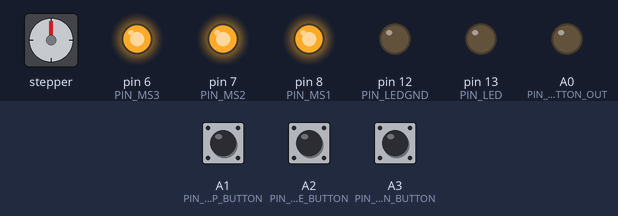
This sketch was run on a simulated Arduino Uno, built with avr-gcc and run on an emulated ATmega328P. Shown: stepper motor, output pins drawn as LEDs (lit = HIGH). The inputs (shaded band) are chosen by the test bench; at power-on: A2 (PIN_HOME_BUTTON) HIGH, A3 (PIN_RUN_BUTTON) HIGH, A1 (PIN_STEP_BUTTON) HIGH. Stepper angles assume 200 steps per turn; pins used as bus, display or sensor lines are not drawn.

Above: at 1.2 s.
1.3 s: A2 (PIN_HOME_BUTTON) pulled LOW for 0.15 s
At 4.05 s:
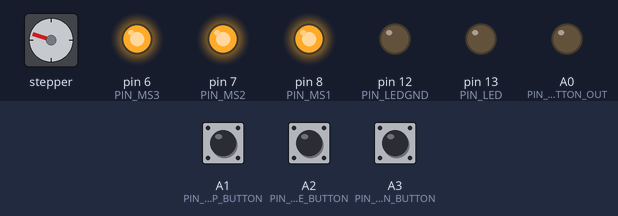
4.3 s: A3 (PIN_RUN_BUTTON) pulled LOW for 0.15 s
At 4.45 s:
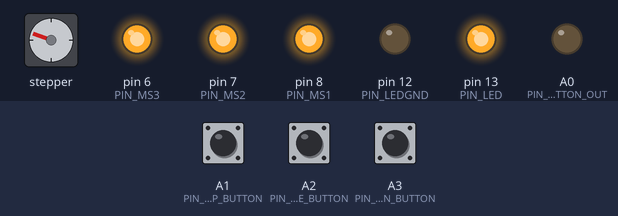
7.3 s: A1 (PIN_STEP_BUTTON) pulled LOW for 0.15 s
At 9.1 s:
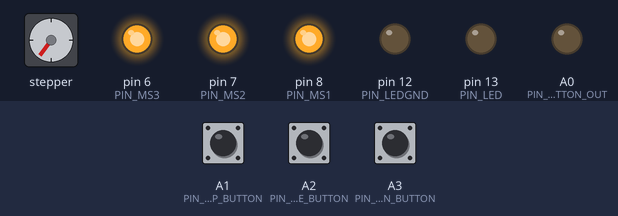
10.3 s: A2 (PIN_HOME_BUTTON) pulled LOW for 1 s
At 13.4 s:
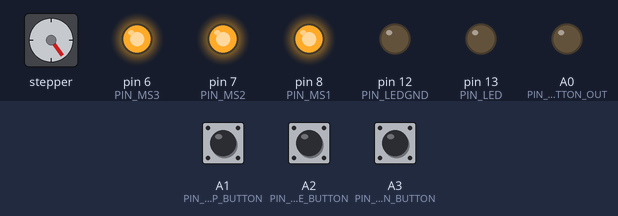
14.3 s: A1 (PIN_STEP_BUTTON) pulled LOW for 1 s
At 14.9 s:
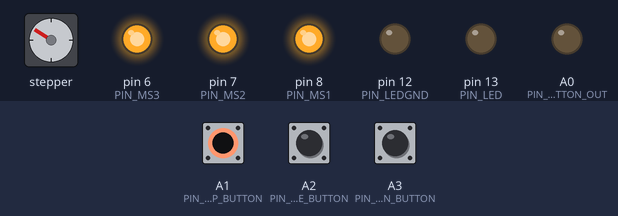
16.8 s: A3 (PIN_RUN_BUTTON) pulled LOW for 1 s
At 16.95 s:
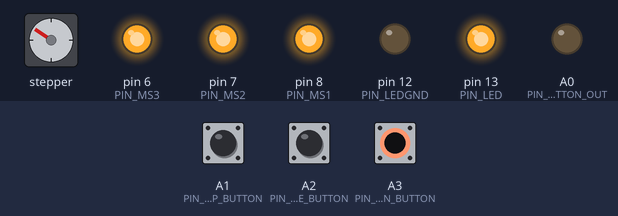
Timing chart, 0 to 20.8 s (numbered marks = the images above; inputs shaded):
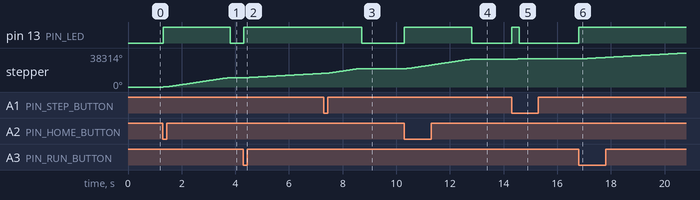

Measured:
- after the input at 1.3 s, pin 13 (PIN_LED): LOW → HIGH at once, → LOW 2.5 s later; stepper: turns 10368° clockwise in 2.5 s, starting at once
- after the input at 4.3 s, pin 13 (PIN_LED): LOW → HIGH at once; stepper: keeps turning clockwise at about 1676°/s, starting at once
- after the input at 7.3 s, pin 13 (PIN_LED): HIGH → LOW after 1.4 s
- after the input at 10.3 s, pin 13 (PIN_LED): LOW → HIGH at once, → LOW 2.5 s later; stepper: turns 10368° clockwise in 2.5 s, starting at once
- after the input at 14.3 s, pin 13 (PIN_LED): LOW → HIGH at once, → LOW 0.28 s later; stepper: turns 518° clockwise in 0.28 s, starting at once
- after the input at 16.8 s, pin 13 (PIN_LED): LOW → HIGH at once; stepper: keeps turning clockwise at about 1676°/s, starting at once

The sketch:

Indexer.ino
```cpp
#include <Arduino.h>
#include <AccelStepper.h>
#include "button.h"

#define PIN_DIR    2
#define PIN_STEP   3
#define PIN_SLEEP  4
#define PIN_RESET  5
#define PIN_MS3    6
#define PIN_MS2    7
#define PIN_MS1    8
#define PIN_ENABLE 9
#define PIN_LEDGND 12
#define PIN_LED    13

#define PIN_BUTTON_OUT   A0
#define PIN_STEP_BUTTON  A1
#define PIN_RUN_BUTTON   A3
#define PIN_HOME_BUTTON  A2


#define FULL_ROTATION_STEPS ((200L/20L)*36L*16L) // 200 steps, 20/36 belt ratio, 16 microsteps
#define NUM_INDEX 20
#define INDEX_STEPS (FULL_ROTATION_STEPS/NUM_INDEX)
#define RUN_SPEED (FULL_ROTATION_STEPS / 5L)
#define MOVE_SPEED (FULL_ROTATION_STEPS * 2L)

#define MODE_STEP 0
#define MODE_RUN 1

void doStep();
void doRun();
void doHome();

Button buttons[] = {
  Button(PIN_STEP_BUTTON, doStep),
  Button(PIN_RUN_BUTTON, doRun),
  Button(PIN_HOME_BUTTON, doHome)
};
int num_buttons = sizeof(buttons)/sizeof(Button);

int mode = MODE_STEP;
long targetPosition = 0;

AccelStepper stepper(AccelStepper::DRIVER, PIN_STEP, PIN_DIR);

void setup() {
  pinMode(PIN_MS1, OUTPUT);
  pinMode(PIN_MS2, OUTPUT);
  pinMode(PIN_MS3, OUTPUT);
  pinMode(PIN_SLEEP, OUTPUT);
  pinMode(PIN_RESET, OUTPUT);


  pinMode(PIN_BUTTON_OUT, OUTPUT);
  digitalWrite(PIN_BUTTON_OUT, 0);
  pinMode(PIN_STEP_BUTTON, INPUT_PULLUP);
  pinMode(PIN_RUN_BUTTON, INPUT_PULLUP);
  pinMode(PIN_HOME_BUTTON, INPUT_PULLUP);

  pinMode(PIN_LED, OUTPUT);
  pinMode(PIN_LEDGND, OUTPUT);
  digitalWrite(PIN_LEDGND, LOW);

  digitalWrite(PIN_SLEEP, 1);
  digitalWrite(PIN_RESET, 1);
  digitalWrite(PIN_MS1, 1);
  digitalWrite(PIN_MS2, 1);
  digitalWrite(PIN_MS3, 1);

  stepper.setEnablePin(PIN_ENABLE);
  stepper.setPinsInverted(0,0,1);

  stepper.enableOutputs();

  stepper.setMaxSpeed(MOVE_SPEED * 2);
  stepper.setSpeed(RUN_SPEED);
  stepper.setAcceleration(20000);
  stepper.moveTo(0);
}

void checkButtons() {
  for( int i=0; i < num_buttons; i++ ) {
    buttons[i].check();
  }
}

void loop() {
  if( MODE_STEP == mode ) {
    stepper.run();
    digitalWrite(PIN_LED, stepper.distanceToGo() > 0);
  }
  if( MODE_RUN == mode ) {
    stepper.runSpeed();
    digitalWrite(PIN_LED, HIGH);
  }

  checkButtons();
}

void doStep() {
  if( mode == MODE_RUN ) {
    targetPosition = nextRotation();
  } else {
    targetPosition += INDEX_STEPS;
  }

  mode = MODE_STEP;
  stepper.moveTo(targetPosition);
}

void doRun() {
  mode = MODE_RUN;
  stepper.setSpeed(RUN_SPEED);
}

void doHome() {
  mode = MODE_STEP;
  targetPosition = nextRotation();
  stepper.moveTo(targetPosition);
}

long nextRotation() {
  return (stepper.currentPosition() / FULL_ROTATION_STEPS) * FULL_ROTATION_STEPS + FULL_ROTATION_STEPS;
}
```

Button.cpp
```cpp
#include <Arduino.h>
#include "button.h"

#define BOUNCE_TIME_MILLIS 5

Button::Button(int pin, void pressAction(), void releaseAction()) {
  _pin = pin;
  _pressAction = pressAction;
  _releaseAction = releaseAction;
  _buttonState = HIGH;
  _lastBounceState = HIGH;
  _lastBounceTime = millis();
}

void Button::check() {
  int value = digitalRead(_pin);

  if( value != _lastBounceState ) {
    _lastBounceTime = millis();
  }

  if( (millis() - _lastBounceTime) > BOUNCE_TIME_MILLIS ) {
    if( value != _buttonState ) {
      _buttonState = value;

      if( _buttonState == LOW && _pressAction != NULL ) {
        _pressAction();
      }
      if( _buttonState == HIGH && _releaseAction != NULL ) {
        _releaseAction();
      }
    }
  }

  _lastBounceState = value;
}
```

Button.h
```cpp
#ifndef _button_h_
#define _button_h_

class Button {

  private:
    int _pin;
    void (*_pressAction)();
    void (*_releaseAction)();

    int _buttonState;
    int _lastBounceState;
    unsigned long _lastBounceTime;

  public:
    Button(int pin, void (*pressAction)(), void (*releaseAction)() = NULL);
    void check();

};

#endif
```
